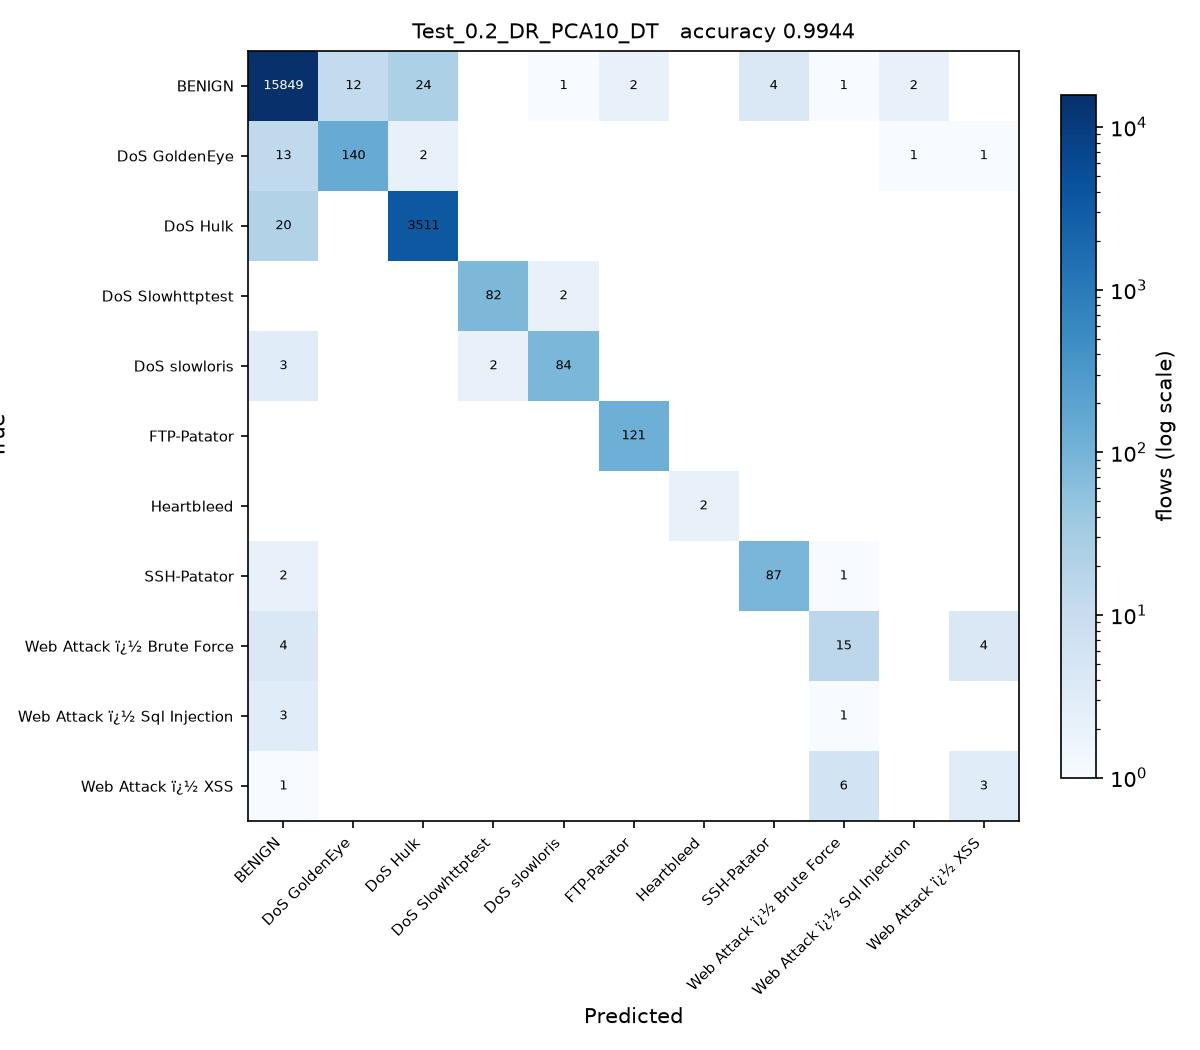

The Python source for this figure:
# Test_0.2_DR_PCA10_DT.py
#
# Test size 0.2  |  PCA, 10 components  |  Decision Tree (sheet #6)
#
# This is SGDC_60_40.py with the changes marked CHANGE below and nothing else.
#
# Taken from the sheet unchanged.

import os
from pathlib import Path

# CHANGE 1: run from the project folder, so the CSV names below resolve, and
# read them as latin-1. The Web Attack labels contain byte 0x96, which the
# default utf-8 decoder rejects with UnicodeDecodeError.
os.chdir(Path(__file__).resolve().parent.parent)
import numpy as np
import pandas as pd

df1 = pd.read_csv(r'C:\Users\Karthika\OneDrive\Desktop\ACN_PCA_75_Runs\Scripts\Tuesday-WorkingHours.pcap_ISCX (1).csv', low_memory=True, encoding='latin-1')
df2 = pd.read_csv(r'C:\Users\Karthika\OneDrive\Desktop\ACN_PCA_75_Runs\Scripts\Wednesday-workingHours.pcap_ISCX.csv', low_memory=True, encoding='latin-1')
df3 = pd.read_csv(r'C:\Users\Karthika\OneDrive\Desktop\ACN_PCA_75_Runs\Scripts\Thursday-WorkingHours-Morning-WebAttacks.pcap_ISCX.csv', low_memory=True, encoding='latin-1')

dataset = pd.concat([df1, df2, df3], ignore_index=True)

dataset.columns = dataset.columns.str.strip()

# CHANGE 2: a stratified sample of 100000 flows, the same for every run.
# The full three captures hold about 1.3 million flows, which makes 75 runs
# impractical. At least 50 flows of every class are kept.
label = dataset.columns[-1]
dataset = pd.concat(
    [g.sample(n=min(len(g), max(50, round(100000 * len(g) / len(dataset)))), random_state=0)
     for _, g in dataset.groupby(label)],
    ignore_index=True
)

X = dataset.iloc[:, :-1]
y = dataset.iloc[:, -1]

X = X.apply(pd.to_numeric, errors='coerce')

X.replace([np.inf, -np.inf], np.nan, inplace=True)

from sklearn.impute import SimpleImputer

imputer = SimpleImputer(missing_values=np.nan, strategy='mean')
X = imputer.fit_transform(X)

from sklearn.preprocessing import LabelEncoder

labelencoder_y = LabelEncoder()
y = labelencoder_y.fit_transform(y)

from sklearn.model_selection import train_test_split

X_train, X_test, y_train, y_test = train_test_split(
    X,
    y,
    test_size=0.2,   # CHANGE 3: test size
    random_state=0,
    stratify=y
)

# CHANGE 4: PCA, from PCA_LDA_KErnel_PCA_CODE.pdf (fitted on training data only).
# PCA follows the directions of largest variance, so the features have to be on
# a common scale first, otherwise the components just track whichever column has
# the biggest units. The scaler is fitted on the training split only.
from sklearn.preprocessing import StandardScaler
from sklearn.decomposition import PCA

scaler = StandardScaler()
X_train = scaler.fit_transform(X_train)
X_test = scaler.transform(X_test)

pca = PCA(n_components=10)
X_train = pca.fit_transform(X_train)          # no labels: PCA is unsupervised
X_test = pca.transform(X_test)
print("\nVariance explained by 10 components : {:.4f}".format(pca.explained_variance_ratio_.sum()))

# CHANGE 5: Decision Tree (sheet #6) in place of SGDClassifier
from sklearn.tree import DecisionTreeClassifier

classifier = DecisionTreeClassifier(
    criterion='entropy',
    random_state=0
)

classifier.fit(X_train, y_train)

y_pred = classifier.predict(X_test) 

from sklearn.metrics import confusion_matrix
from sklearn.metrics import accuracy_score
from sklearn.metrics import precision_score
from sklearn.metrics import recall_score
from sklearn.metrics import f1_score
from sklearn.metrics import classification_report

cm = confusion_matrix(y_test, y_pred)

print("Confusion Matrix:\n")
print(cm)

print("\nAccuracy : {:.4f}".format(accuracy_score(y_test, y_pred)))
print("\nPrecision : {:.4f}".format(precision_score(y_test, y_pred, average='weighted')))
print("\nRecall : {:.4f}".format(recall_score(y_test, y_pred, average='weighted')))
print("\nF1 Score : {:.4f}".format(f1_score(y_test, y_pred, average='weighted')))

print("\nClassification Report:\n")
print(classification_report(y_test, y_pred))
# CHANGE 6: save the confusion matrix as Test_0.2_DR_PCA10_DT.jpg and record the result
import matplotlib
matplotlib.use('Agg')
import matplotlib.pyplot as plt
from matplotlib.colors import LogNorm

here = Path(__file__).resolve().parent
names = [str(c) for c in labelencoder_y.classes_]
fig, ax = plt.subplots(figsize=(8, 7))
im = ax.imshow(cm, cmap='Blues', norm=LogNorm(vmin=1))
ax.set_xticks(range(len(names)), names, rotation=45, ha='right', fontsize=7)
ax.set_yticks(range(len(names)), names, fontsize=7)
ax.set_xlabel('Predicted')
ax.set_ylabel('True')
ax.set_title('Test_0.2_DR_PCA10_DT   accuracy {:.4f}'.format(accuracy_score(y_test, y_pred)), fontsize=10)
for i in range(cm.shape[0]):
    for j in range(cm.shape[1]):
        if cm[i, j]:
            ax.text(j, i, cm[i, j], ha='center', va='center', fontsize=6,
                    color='white' if cm[i, j] > cm.max() / 3 else 'black')
fig.colorbar(im, ax=ax, fraction=0.04, label='flows (log scale)')
fig.tight_layout()
fig.savefig(here / 'Test_0.2_DR_PCA10_DT.jpg', dpi=150)
plt.close(fig)

row = pd.DataFrame([{
    'Test': 0.2, 'DR': 'PCA10', 'Clas': 'DT',
    'Acc': round(accuracy_score(y_test, y_pred), 4),
    'Pre': round(precision_score(y_test, y_pred, average='weighted', zero_division=0), 4),
    'Rec': round(recall_score(y_test, y_pred, average='weighted', zero_division=0), 4),
    'F1': round(f1_score(y_test, y_pred, average='weighted', zero_division=0), 4),
    'script': 'Test_0.2_DR_PCA10_DT',
}])
out = here.parent / 'results' / '75_runs.csv'
out.parent.mkdir(exist_ok=True)
if out.exists():
    old = pd.read_csv(out)
    row = pd.concat([old[old['script'] != 'Test_0.2_DR_PCA10_DT'], row], ignore_index=True)
row.to_csv(out, index=False)
